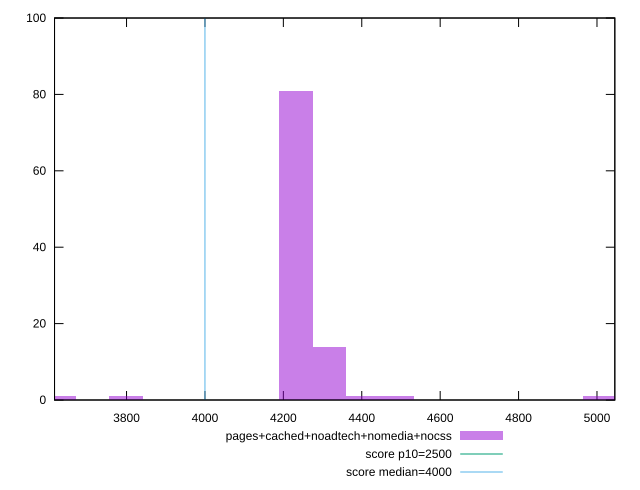

Recreate this plot in gnuplot.
reset

$pagesCachedNoadtechNomediaNocss <<EOF
3799.4444322505838 1
3626.74241260283 1
5008.35856978486 1
4231.199481369968 81
4317.550491193845 14
4403.901501017723 1
4490.252510841599 1
EOF

set key outside below
set boxwidth 86.35100982387691
set xrange [3616.318:5045.494000000001]
set yrange [0:100]
set trange [0:100]
set style fill transparent solid 0.5 noborder

set parametric
set terminal svg size 640, 490 enhanced background rgb 'white'
set output "report_00019_2021-02-10T18-14-37.922Z//largest-contentful-paint/comparison/histogram/4_vs_5.svg"

plot $pagesCachedNoadtechNomediaNocss title "pages+cached+noadtech+nomedia+nocss" with boxes, \
     2500,t title "score p10=2500", \
     4000,t title "score median=4000"

reset
